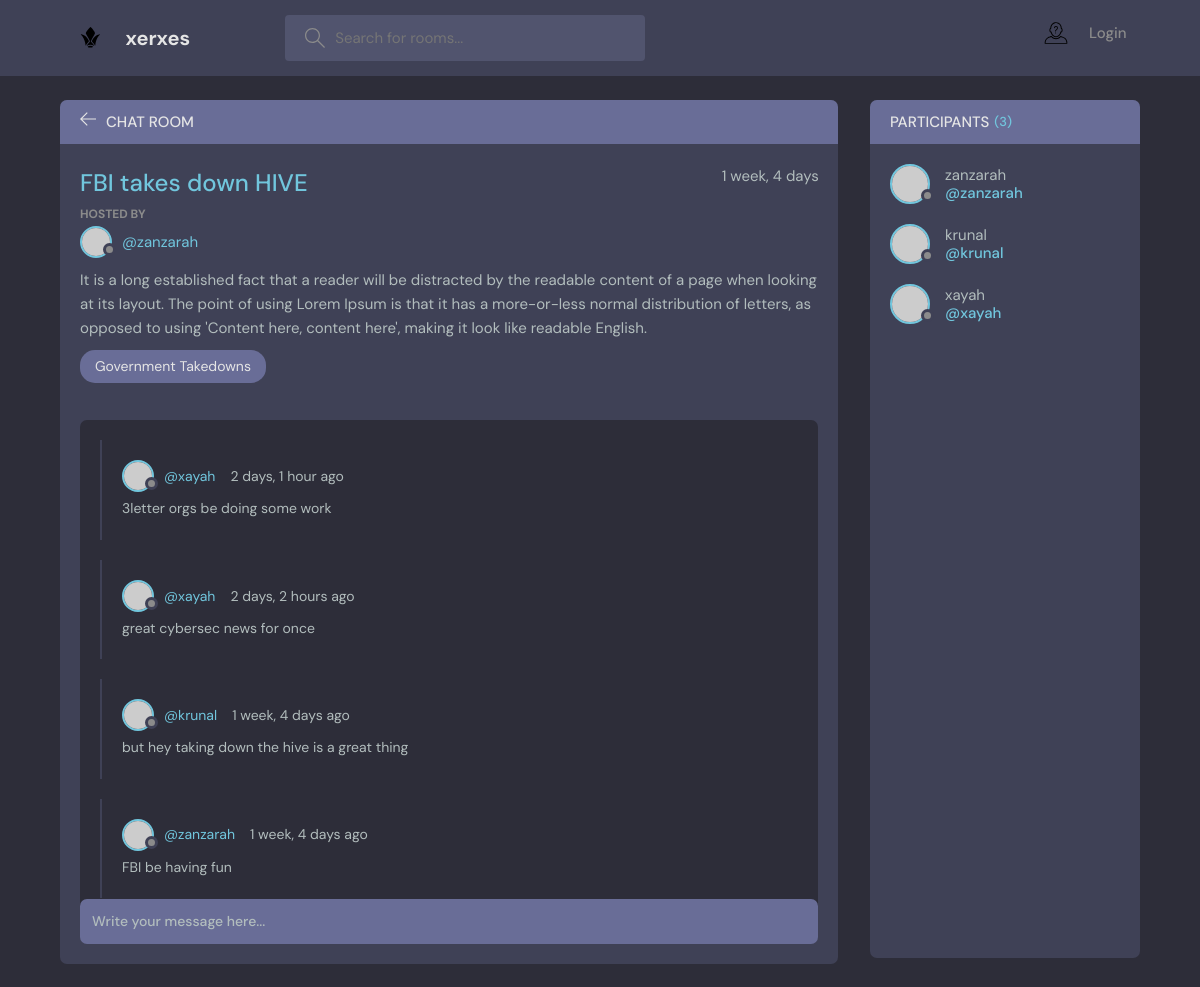
Page /room/2/ on the committed database.
### base/models.py (models this page shows, shortened)
class Room(models.Model):
    host = models.ForeignKey(User, on_delete=models.SET_NULL, null=True)
    topic = models.ForeignKey(Topic, on_delete=models.SET_NULL, null=True)
    name = models.CharField(max_length=200)
    description = models.TextField(null=True, blank=True)
    participants = models.ManyToManyField(User, related_name='participants', blank=True)
    updated = models.DateTimeField(auto_now=True)
    created = models.DateTimeField(auto_now_add=True)
    class Meta:
        ordering = ['-updated', '-created']

class Topic(models.Model):
    name = models.CharField(max_length=200)
    def __str__(self):
        return self.name

class Message(models.Model):
    user = models.ForeignKey(User, on_delete=models.CASCADE)
    room = models.ForeignKey(Room,on_delete=models.CASCADE)
    body = models.TextField()
    updated = models.DateTimeField(auto_now=True)
    created = models.DateTimeField(auto_now_add=True)
    class Meta:
        ordering = ['-updated', '-created']

### base/views.py (the view)
# urls.py: path('room/<str:pk>/', views.room, name="room"),
def room(request, pk):
    room = Room.objects.get(id=pk)
    room_messages = room.message_set.all()
    participants = room.participants.all()
    if request.method == 'POST':
        message = Message.objects.create(
            user=request.user, room=room, body=request.POST.get('body')
        )
        room.participants.add(request.user)
        return redirect('room', pk=room.id)
    context = {
        'room': room,
        'room_messages': room_messages,
        'participants': participants,
    }
    return render(request, 'base/room.html', context)

### base/templates/base/room.html (shortened to what this page needs)
{% extends 'main.html' %}
{% block content %}
    <main class="profile-page layout layout--2">
      <div class="container">
        <div class="room">
          <div class="room__top">
            <div class="room__topLeft">
              <a href="{% url 'home' %}">
                <svg version="1.1" xmlns="http://www.w3.org/2000/svg" width="32" height="32" viewBox="0 0 32 32">
                  <title>arrow-left</title>
                  <path
                    d="M13.723 2.286l-13.723 13.714 13.719 13.714 1.616-1.611-10.96-10.96h27.625v-2.286h-27.625l10.965-10.965-1.616-1.607z"
                  ></path>
                </svg>
              </a>
              <h3>Chat Room</h3>
            </div>
          </div>
          <div class="room__box scroll">
            <div class="room__header scroll">
              <div class="room__info">
                <h3>{{room.name}}</h3>
                <span>{{room.created|timesince}}</span>
              </div>
              <div class="room__hosted">
                <p>Hosted By</p>
                <a href="{% url 'user-profile' room.host.id %}" class="room__author">
                  <div class="avatar avatar--small">
                    <img src="https://randomuser.me/api/portraits/men/37.jpg" />
                  </div>
                  <span>@{{room.host.username}}</span>
                </a>
              </div>
              <div class="room__details">
                {{room.description}}
              </div>
              <span class="room__topics">{{room.topic}}</span>
            </div>
            <div class="room__conversation">
              <div class="threads scroll">
                {% for message in room_messages %}
                <div class="thread">
                  <div class="thread__top">
                    <div class="thread__author">
                      <a href="{% url 'user-profile' message.user.id %}" class="thread__authorInfo">
                        <div class="avatar avatar--small">
                          <img src="https://randomuser.me/api/portraits/men/37.jpg" />
                        </div>
                        <span>@{{message.user.username}}</span>
                      </a>
                      <span class="thread__date">{{message.created|timesince}} ago</span>
                    </div>
                  </div>
                  <div class="thread__details">
                    {{message.body}}
                  </div>
                </div>
                {% endfor %}
              </div>
            </div>
          </div>
          <div class="room__message">
            <form action="#"><input name="" placeholder="Write your message here..." /></form>
          </div>
        </div>
        <div class="participants">
          <h3 class="participants__top">Participants <span>({{participants.count}})</span></h3>
          <div class="participants__list scroll">
            {% for user in participants %}
            <a href="{% url 'user-profile' user.id %}" class="participant">
              <div class="avatar avatar--medium">
                <img src="https://randomuser.me/api/portraits/men/37.jpg" />
              </div>
              <p>
                {{user.username}}
                <span>@{{user.username}}</span>
              </p>
            </a>
            {% endfor %}
          </div>
        </div>
      </div>
    </main>
    {% endblock content %}

### rows in the picture
Room: name "FBI takes down HIVE", created "1 week, 4 days", host.username "zanzarah", description "It is a long established fact that a reader will be distracted by the readable content of a page when looking at its layout. The point of using Lorem Ipsum is that it has a more-or-less normal distribution of letters, as opposed to using 'Content here, content here', making it look like readable English.", topic "Government Takedowns"
Message: user.username "xayah", created "2 days, 1 hour", body "3letter orgs be doing some work"
Message: user.username "xayah", created "2 days, 2 hours", body "great cybersec news for once"
Message: user.username "krunal", created "1 week, 4 days", body "but hey taking down the hive is a great thing"
Message: user.username "zanzarah", created "1 week, 4 days", body "FBI be having fun"

### other values in the picture
{{ participants.count }} "3"
{{ user.username }} "zanzarah"
{{ user.username }} "krunal"
{{ user.username }} "xayah"
